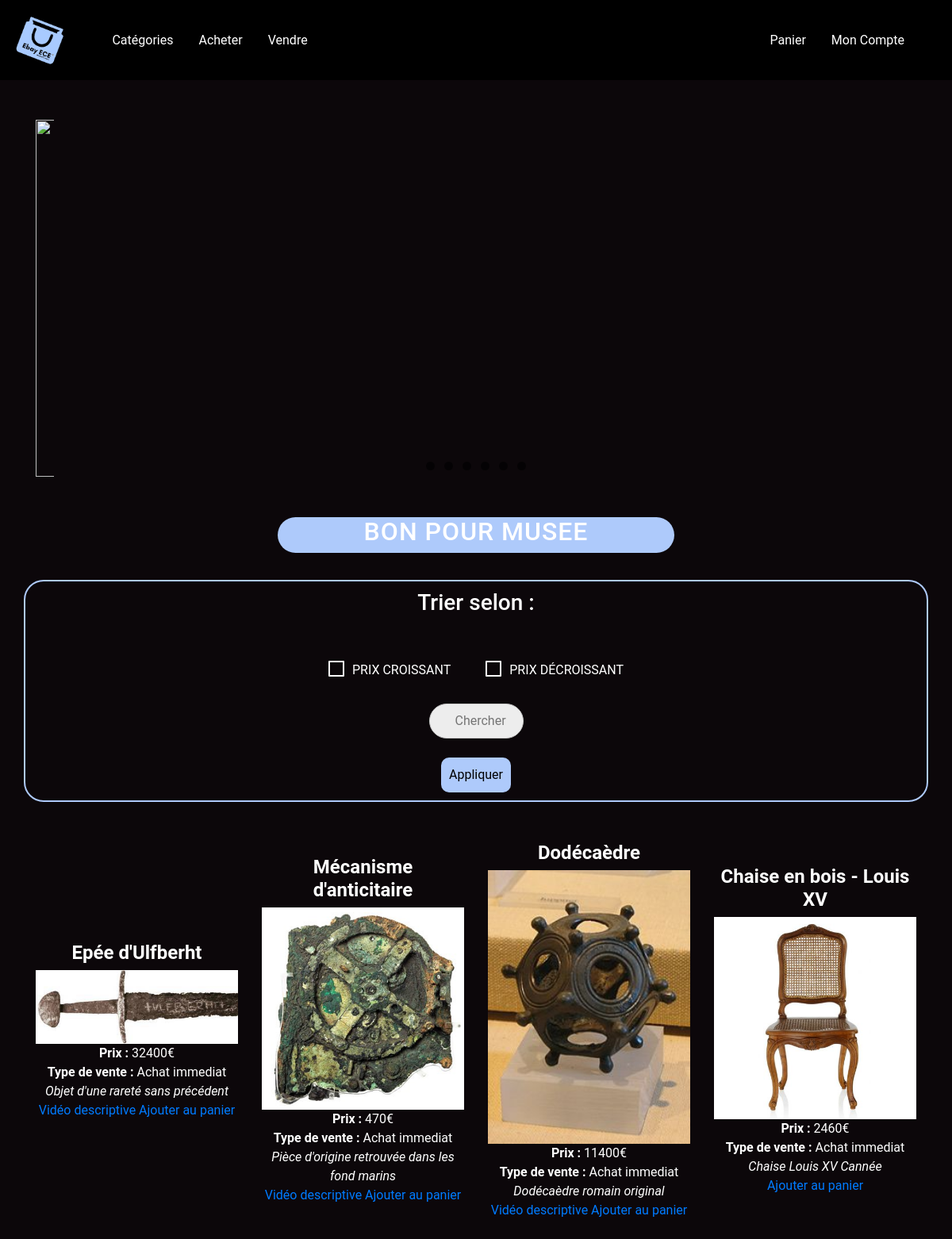
The app's page /achat-categorie.php?id=38&categorie=Bon pour Musee (signed in) with its own data.
### tables this page shows
CREATE TABLE IF NOT EXISTS `article` (
  `id` int(11) NOT NULL AUTO_INCREMENT,
  `Nom` varchar(255) NOT NULL,
  `Categorie` varchar(255) NOT NULL,
  `Prix` int(11) NOT NULL,
  `Typedevente` varchar(255) NOT NULL,
  `Description` varchar(255) NOT NULL,
  `idVendeur` int(11) NOT NULL,
  `Photo` varchar(255) NOT NULL,
  `Video` varchar(255) NOT NULL,
  `idAcheteur` varchar(255) NOT NULL,
  PRIMARY KEY (`id`)
);

### achat-categorie.php (the view, shortened to what this page needs)
<?php
$bdd = new PDO('mysql:host=127.0.0.1;dbname=piscine2020', 'root', '');
if(isset($_GET['id']) AND $_GET['id'] > 0)
{
    $idacheteur = $_GET['id'];
    $idcategorie = $_GET['categorie'];
    if(empty($_POST['prixcroi']) AND empty($_POST['prixdecroi']) AND empty($_POST['chercher']))
    {
        $verifarticle = $bdd->prepare('SELECT * FROM article WHERE Categorie = ?');
        $verifarticle->execute(array($idcategorie));
    }
    $articleexist = $verifarticle->rowCount();
?>
<!DOCTYPE html>
<html>
    <head>
        <link rel="stylesheet" href="https://stackpath.bootstrapcdn.com/bootstrap/4.1.3/css/bootstrap.min.css">
        <link rel="stylesheet" type="text/css" href="styleA.css">
        <link rel="stylesheet" type="text/css" href="slider.css">
        <link rel="stylesheet" type="text/css" href="navbar.css">
        <link rel="stylesheet" type="text/css" href="animtitre.css">
        <link rel="stylesheet" type="text/css" href="tri.css">
        <link rel="stylesheet" type="text/css" href="searchbox.css">
    </head>
    <body>
        <nav class="navbar navbar-expand-md">
            <a href="homeacheteur.php?id=<?php echo $_SESSION['id']?>"><img src="EbayECE.jpg" height="65" width="auto"></a>
            <div class="navbar-collapse" id="main-navigation">
            <ul class="navbar-nav">
                <li class="nav-item deroulant"><a class="nav-link" href="#">Catégories</a>
                </li>
                <li class="nav-item"><a class="nav-link"  href="achat.php?id=<?php echo $_SESSION['id']?>">Acheter</a></li>
                <li class="nav-item"><a class="nav-link"  href="connexionVendeur.php?id=<?php echo $_SESSION['id']?>">Vendre</a></li>
            </ul>
            </div>
            <div class="navbar-end" id="main-navigation">
            <ul class="navbar-nav">
               <li class="nav-item"><a class="nav-link" href="panier.php?id=<?php echo $_SESSION['id']?>">Panier</a></li>
               <li><a class="nav-link" href="compte.php?id=<?php echo $_SESSION['id']?>">Mon Compte</a></li>
            </ul>
            </div>
        </nav>
        <header class="container">
        <ul class="slides">
            <li class="slide-container">
                <div class="slide">
                    <img src="https://scontent-cdg2-1.xx.fbcdn.net/v/t1.15752-9/94385118_864913547315265_5204140378537590784_n.jpg?_nc_cat=111&_nc_sid=b96e70&_nc_ohc=YnxE4vLpeO4AX-e6B6s&_nc_ht=scontent-cdg2-1.xx&oh=b4824501e003c25a23d8ba4a21b8c0f9&oe=5EBFCEC2">
                </div>
            </li>
            <li class="nav-dots">
                <label for="img-1" class="nav-dot" id="img-dot-1"></label>
                <label for="img-2" class="nav-dot" id="img-dot-2"></label>
                <label for="img-3" class="nav-dot" id="img-dot-3"></label>
                <label for="img-4" class="nav-dot" id="img-dot-4"></label>
                <label for="img-5" class="nav-dot" id="img-dot-5"></label>
                <label for="img-6" class="nav-dot" id="img-dot-6"></label>
            </li>
        </ul>
        </header>
        <div>
            <h2><?php echo $idcategorie?></h2>
        </div>
        <form method="post" action=''>
            <div class="text-center">
                <div class=" container tri box">
                    <h3>Trier selon : </h3><br><br>
                    <section class="section section--tuli">
                        <div class="toggle-button toggle-button--tuli">
                            <label for="toggleButton11">Prix croissant</label>
                            <div class="toggle-button__icon"></div>
                        </div>
                        <div class="toggle-button toggle-button--tuli">
                            <label for="toggleButton12">Prix décroissant</label>
                            <div class="toggle-button__icon"></div>
                        </div>
                    </section>
                    <br>
                    <div class="search-box">
                       <input type="search" name="chercher" placeholder="Chercher"/>
                    </div><br>
                    <input class="confirmer" type="submit" name="confirmer" value="Appliquer">
                </div>
            </div>
        </form>
        <div class="container">
            <div class="row content">
                <div class="col-sm-12">
                    <div class="row">
                        <?php
                        if($articleexist > 0)
                        {
                            while($data = $verifarticle->fetch())
                            {
                            ?>
                            <div class="col-sm-3 article">
                                <h4><b><?php echo " "; echo $data['Nom']; ?><br></b> </h4>
                                <?php
                                    if(!empty($data['Photo']))
                                    {
                                ?>
                                        <img src="article/photo/<?php echo $data['Photo'];?>" style="width:100%">
                                <?php
                                    }
                                    else
                                    {
                                ?>
                                    <img src="https://cdn.pixabay.com/photo/2017/02/12/21/29/false-2061132_960_720.png" width="103%" >
                                <?php
                                }
                                ?>
                                <b>Prix : </b><?php echo " "; echo $data['Prix']; ?>€<br>
                                <b>Type de vente : </b><?php echo " "; echo $data['Typedevente']; ?> <br>
                                <i><?php echo $data['Description']; ?></i>
                                <br>
                                <?php
                                if(!empty($data['Video']))
                                {
                                ?>
                                     <a href="article/video/<?php echo $data['Video']; ?>">Vidéo descriptive</a>
                                <?php
                                }
                                if(isset($_SESSION['id']) AND $idacheteur==$_SESSION['id'])
                                {
                                ?>
                                    <a href="ajouterPanier(categorie).php?idart=<?php
                                    echo $data['id'];
                                    echo "&idacht="; echo $_SESSION['id'];
                                    echo "&idvend="; echo $data['idVendeur'];
                                    echo "&nom="; echo $data['Nom'];
                                    echo "&categorie="; echo $data['Categorie'];
                                    echo "&prix="; echo $data['Prix'];
                                    echo "&typedevente="; echo $data['Typedevente'];
                                    echo "&description="; echo $data['Description'];
                                    echo "&photo="; echo $data['Photo'];
                                    echo "&video="; echo $data['Video'];
                                     ?>">Ajouter au panier</a>
                            <?php
                                }
                            ?>
                        </div>
                        <?php
                            }
            }
            ?>
        </div>
    </body>
</html>
<?php
}
?>

### styleA.css (style rules this page uses)
body { padding: 0px; margin: 0px; background: #0c070a; font-family: 'Roboto', sans-serif; margin-bottom: 150px; color: white; }
.article { margin: auto; text-align: center; }

### slider.css (style rules this page uses)
.slides { padding: 0; width: auto; height: 450px; display: block; margin: 0 auto; position: relative; margin-bottom: 50px; margin-top: 50px; }
.slides * { user-select: none; -ms-user-select: none; -moz-user-select: none; -khtml-user-select: none; -webkit-user-select: none; -webkit-animation:slide 30s infinite; -moz-animation:slide 30s infinite; animation:slide 30s infinite; }
.slide-container { display: block; }
.slide { top: 0; opacity: 0; width: auto; height: 450px; display: block; position: absolute; transform: scale(0); align-content: center; transition: all .7s ease-in-out; }
.slide img { display:block; width: 115.7%; height: 450px; }
input:checked + .slide-container .slide { opacity: 1; transform: scale(1); transition: opacity 1s ease-in-out; }
.nav-dots { width: 100%; bottom: 9px; height: 11px; display: block; position: absolute; text-align: center; }
.nav-dots .nav-dot { top: -5px; width: 11px; height: 11px; margin: 0 4px; position: relative; border-radius: 100%; display: inline-block; background-color: rgba(0, 0, 0, 0.6); }

### navbar.css (style rules this page uses)
.navbar { background:#000; }
.nav-link, .navbar-brand { color: white; cursor: pointer; }
.nav-link { margin-right: 1em !important; }
.navbar-collapse { padding-left: 50px; justify-content: flex-start; }
.navbar-end { padding-right: 20px; justify-content: flex-end; }
nav ul { list-style-type: none; }
nav a { display: block; padding: 10px 0px; color: black; }

### animtitre.css (style rules this page uses)
h2 { text-align:center; text-transform:uppercase; letter-spacing:1px; width: 500px; margin:0 auto; position:relative; height: 30px; margin-bottom: 50px; }
h2:after { content:""; display: block; height: 150%; width: 100%; background: #AECAFB; position: absolute; bottom: 15px; top: 1px; border-radius: 50px; z-index: -1; animation: monAnim 1s infinite ease-in-out alternate; }

### tri.css (style rules this page uses)
*, *::after, *::before { box-sizing: border-box; }
.box { border: 2px solid #AECAFB; border-radius: 25px; padding: 10px; margin-bottom: 50px; }
.toggle-button { margin: 0 20px; }
.toggle-button { position: relative; display: inline-block; color: #fff; }
.toggle-button label { display: inline-block; text-transform: uppercase; cursor: pointer; text-align: left; }
.toggle-button__icon { cursor: pointer; pointer-events: none; }
.toggle-button__icon:before, .toggle-button__icon:after { content: ""; position: absolute; top: 45%; left: 35%; transition: 0.2s ease-out; }
.toggle-button--tuli label { line-height: 20px; text-indent: 30px; }
.toggle-button--tuli .toggle-button__icon { position: absolute; top: 0; left: 0; width: 20px; height: 20px; transition: all 0.2s; border: 2px solid #fff; border-radius: 1px; box-shadow: 0 1px 0 rgba(0, 0, 0, 0.1); text-shadow: 0 1px 0 rgba(0, 0, 0, 0.1); }
.toggle-button--tuli .toggle-button__icon:before, .toggle-button--tuli .toggle-button__icon:after { top: 5px; left: 2px; width: 12px; height: 2px; border-radius: 3px; background: #fff; box-shadow: 0 1px 0 rgba(0, 0, 0, 0.1); top: 35%; background: #61B136; opacity: 0; transform-origin: left center; }
.toggle-button--tuli .toggle-button__icon:before { transform: translate(0, 0) rotate(45deg) scale(0.6, 1); }
.toggle-button--tuli .toggle-button__icon:after { transform: translate(4px, 6px) rotate(-45deg); }
.confirmer { background-color: #AECAFB; color: black; padding: 10px; cursor: pointer; border: 2px; border-radius: 10px; }

### searchbox.css (style rules this page uses)
input { outline: none; }
input[type=search] { -webkit-appearance: textfield; -webkit-box-sizing: content-box; font-family: inherit; font-size: 100%; }
input[type=search] { padding: 9px 10px 9px 32px; width: 75px; background: #ededed url(https://static.tumblr.com/ftv85bp/MIXmud4tx/search-icon.png) no-repeat 9px center; border: solid 1px #ccc; -webkit-border-radius: 10em; -moz-border-radius: 10em; border-radius: 10em; -webkit-transition: all .5s; -moz-transition: all .5s; transition: all .5s; }

### records on screen
article: Nom "Epée d'Ulfberht", Photo (picture), Prix "32400", Typedevente "Achat immediat", Description "Objet d'une rareté sans précédent"
article: Nom "Mécanisme d'anticitaire", Photo (picture), Prix "470", Typedevente "Achat immediat", Description "Pièce d'origine retrouvée dans les fond marins"
article: Nom "Dodécaèdre", Photo (picture), Prix "11400", Typedevente "Achat immediat", Description "Dodécaèdre romain original"
article: Nom "Chaise en bois - Louis XV", Photo (picture), Prix "2460", Typedevente "Achat immediat", Description "Chaise Louis XV Cannée"

### other values on screen
$idcategorie "BON POUR MUSEE"
